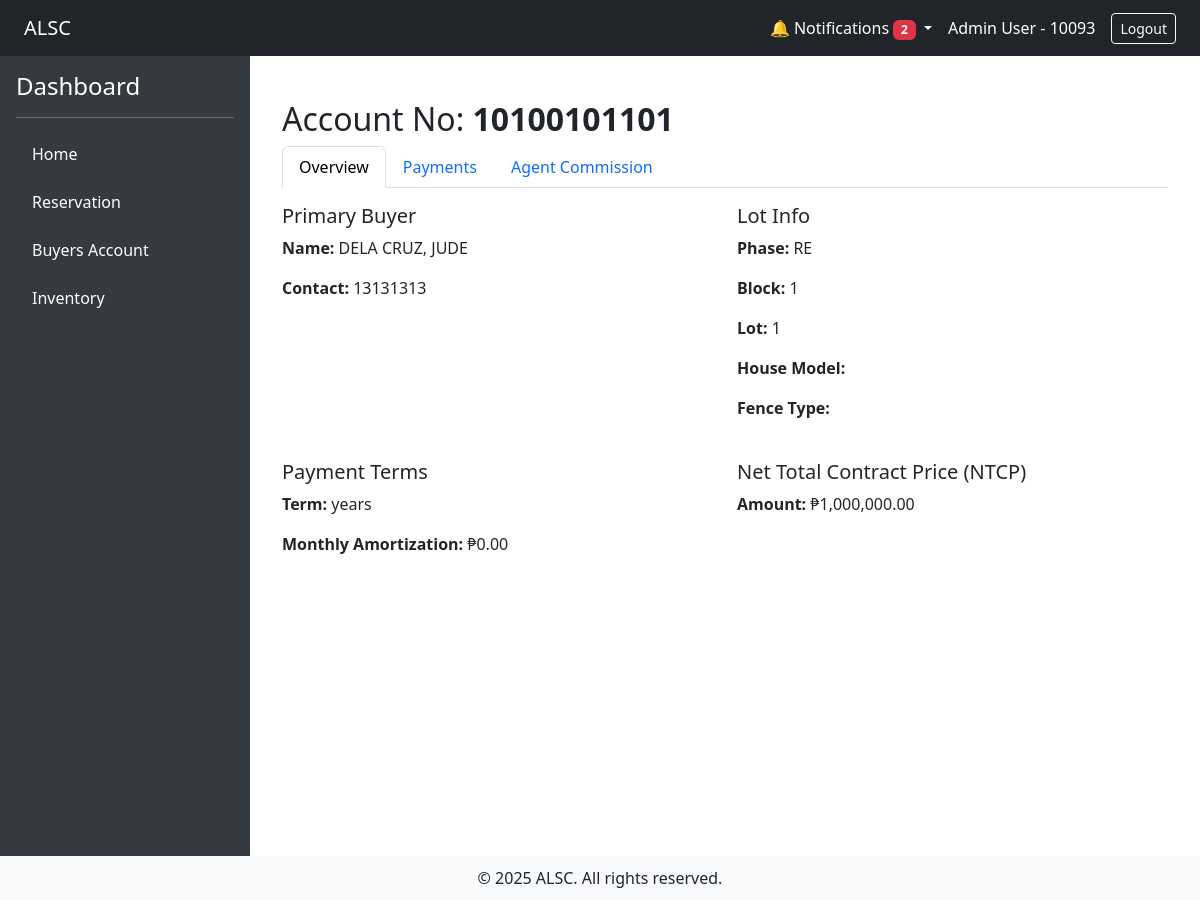
The page /?url=buyersaccount/show/10100101101 (signed in) on the database its author committed.
### tables this page shows
CREATE TABLE `buyers_account` (
  `account_no` bigint(20) UNSIGNED NOT NULL,
  `lot_id` int(11) NOT NULL,
  `date_of_sale` date NOT NULL DEFAULT curdate(),
  `account_status` varchar(50) NOT NULL DEFAULT 'Active',
  `account_type` varchar(50) NOT NULL,
  `account_type_secondary` varchar(50) DEFAULT NULL,
  `lot_area` decimal(10,2) DEFAULT NULL,
  `lot_price_per_sqm` decimal(12,2) DEFAULT NULL,
  `lot_discount_percent` decimal(5,2) DEFAULT NULL,
  `lot_discount_amount` decimal(12,2) DEFAULT NULL,
  `house_model` varchar(100) DEFAULT NULL,
  `floor_area` decimal(10,2) DEFAULT NULL,
  `house_price_per_sqm` decimal(12,2) DEFAULT NULL,
  `house_discount_percent` decimal(5,2) DEFAULT NULL,
  `house_discount_amount` decimal(12,2) DEFAULT NULL,
  `fence_cost` decimal(10,2) DEFAULT NULL,
  `add_cost` decimal(10,2) DEFAULT NULL,
  `tcp_discount_percent` decimal(5,2) DEFAULT NULL,
  `tcp_discount_amount` decimal(12,2) DEFAULT NULL,
  `total_contract_price` decimal(14,2) DEFAULT NULL,
  `vat_amount` decimal(12,2) DEFAULT NULL,
  `net_total_contract_price` decimal(14,2) DEFAULT NULL,
  `reservation_fee` decimal(12,2) DEFAULT NULL,
  `payment_type_primary` varchar(100) DEFAULT NULL,
  `payment_type_secondary` varchar(100) DEFAULT NULL,
  `down_payment_percent` decimal(5,2) DEFAULT NULL,
  `net_down_payment` decimal(12,2) DEFAULT NULL,
  `number_of_payments` int(11) DEFAULT NULL,
  `monthly_down_payment` decimal(12,2) DEFAULT NULL,
  `first_down_payment_date` date DEFAULT NULL,
  `full_down_payment_due_date` date DEFAULT NULL,
  `amount_financed` decimal(14,2) DEFAULT NULL,
  `financing_terms_months` int(11) DEFAULT NULL,
  `interest_rate` decimal(5,2) DEFAULT NULL,
  `fixed_factor` decimal(10,6) DEFAULT NULL,
  `monthly_amortization` decimal(14,2) DEFAULT NULL,
  `amortization_start_date` date DEFAULT NULL,
  `has_retention` tinyint(1) DEFAULT 0,
  `is_restructured` tinyint(1) DEFAULT 0,
  `has_changed_terms` tinyint(1) DEFAULT 0,
  `account_active_status` tinyint(1) DEFAULT 1 COMMENT '0=Backout, 1=Active, 2=Transferred',
  `backout_date` date DEFAULT NULL,
  `remarks` text DEFAULT NULL,
  `created_at` timestamp NOT NULL DEFAULT current_timestamp(),
  `updated_at` timestamp NOT NULL DEFAULT current_timestamp() ON UPDATE current_timestamp()
);

CREATE TABLE `buyers_account_buyer` (
  `account_buyer_id` int(11) NOT NULL,
  `account_no` bigint(20) UNSIGNED DEFAULT NULL,
  `relationship_type` varchar(50) DEFAULT NULL,
  `is_primary` tinyint(1) DEFAULT 0,
  `last_name` varchar(255) NOT NULL,
  `first_name` varchar(255) NOT NULL,
  `middle_name` varchar(255) NOT NULL,
  `suffix_name` varchar(255) NOT NULL,
  `address` varchar(255) NOT NULL,
  `zip_code` varchar(255) NOT NULL,
  `address_abroad` text NOT NULL,
  `birthdate` date NOT NULL,
  `age` int(11) NOT NULL,
  `viber` varchar(25) NOT NULL,
  `gender` text NOT NULL,
  `civil_status` text NOT NULL,
  `citizenship` varchar(255) NOT NULL,
  `id_presented` varchar(255) NOT NULL,
  `tin_no` varchar(255) NOT NULL,
  `email` varchar(255) NOT NULL,
  `contact_no` varchar(100) NOT NULL,
  `contact_abroad` varchar(100) NOT NULL
);

CREATE TABLE `t_projects` (
  `c_code` smallint(6) NOT NULL,
  `c_project_code` smallint(6) NOT NULL,
  `c_name` text DEFAULT NULL,
  `c_acronym` text DEFAULT NULL,
  `c_address` text DEFAULT NULL,
  `c_province` text DEFAULT NULL,
  `c_status` smallint(6) DEFAULT NULL,
  `c_zip` smallint(6) DEFAULT NULL,
  `c_rate` double DEFAULT NULL,
  `c_reservation` double DEFAULT NULL
);

CREATE TABLE `lots` (
  `id` int(11) NOT NULL,
  `site_id` smallint(6) DEFAULT NULL,
  `block` smallint(6) DEFAULT NULL,
  `lot` smallint(6) DEFAULT NULL,
  `lot_area` decimal(10,2) DEFAULT NULL,
  `price_per_sqm` decimal(10,2) DEFAULT NULL,
  `status` varchar(50) DEFAULT NULL,
  `remarks` text DEFAULT NULL,
  `title` varchar(255) DEFAULT NULL,
  `title_owner` varchar(255) DEFAULT NULL,
  `previous_owner` varchar(255) DEFAULT NULL,
  `created_at` timestamp NOT NULL DEFAULT current_timestamp()
);

### app/controllers/buyersaccount_controller.php (called while the page is built, shortened)
<?php
require_once __DIR__ . '/../models/BuyersAccountModel.php';
class BuyersAccount extends Controller
{
    public function show($account_no)
    {
        $account = BuyersAccountModel::find($account_no);
        return $this->view('buyers_account/show', compact('account','co_buyers', 'commissions', 'payments'));
    }
}

### app/core/App.php (called while the page is built, shortened)
<?php
class App
{
    protected $method = 'index';
    public function __construct()
    {
        $url = $this->parseUrl();
        if ($url) {
            if (file_exists(__DIR__ . '/../controllers/' . $url[0] . '_controller.php')) {
                unset($url[0]);
            }
        }
        $this->controller = new $this->controller;
        if (isset($url[1])) {
            if (method_exists($this->controller, $url[1])) {
                $this->method = $url[1];
                unset($url[1]);
            }else $this->method = "notfound";
        }
        $this->params = $url ? array_values($url) : [];
        call_user_func_array([$this->controller, $this->method], $this->params);
    }
    public function parseUrl()
    {
        if (isset($_GET['url'])) {
            return explode('/', filter_var(rtrim($_GET['url'], '/'), FILTER_SANITIZE_URL));
        }
    }
}

### index.php (called while the page is built, shortened)
<?php
$app = new App;

### app/config/Connection.php (called while the page is built, shortened)
<?php
class Connection
{
    private static $instance;
    private $conn;
    public function __construct()
    {
        try {
            $dbh = "mysql:host=". DB_HOST .";dbname=". DB_NAME ;
            $this->conn = new PDO($dbh, DB_USER , DB_PASS);
            $this->conn->setAttribute(PDO::ATTR_ERRMODE, PDO::ERRMODE_EXCEPTION);
        } catch (PDOException $e) {
            echo "Connection failed: " . $e->getMessage();
        }
    }
    public static function getInstance()
    {
        if (!self::$instance) {
            self::$instance = new Connection();
        }
        return self::$instance;
    }
    public function getConnection()
    {
        return $this->conn;
    }
}

### app/models/BuyersAccountModel.php (called while the page is built, shortened)
<?php
require_once __DIR__ . '/../core/Model.php';
class BuyersAccountModel extends Model
{
    public static function find($account_no)
    {
        $instance = new static();
        $stmt = $instance->db->prepare("
            SELECT
                ba.*,
                b.*,
                l.site_id,
                p.c_acronym AS project_acronym,  -- The converted site_id
                l.block,
                l.lot,
                h.model,
                f.fence_type,
                a.cost
            FROM
                buyers_account ba
            LEFT JOIN buyers_account_buyer b
                ON ba.account_no = b.account_no AND b.is_primary = TRUE
            LEFT JOIN lots l
                ON ba.lot_id = l.id
            LEFT JOIN houses h
                ON l.id = h.lot_id
            LEFT JOIN fences f
                ON l.id = f.lot_id
            LEFT JOIN additional_costs a
                ON l.id = a.lot_id
            LEFT JOIN t_projects p
                ON l.site_id = p.c_code
            WHERE
                ba.account_no = ?
        ");
        $stmt->execute([$account_no]);
        return $stmt->fetch(PDO::FETCH_OBJ);
    }
}

### app/core/Model.php (called while the page is built, shortened)
<?php
class Model
{
    public function __construct()
    {
        $this->db = Connection::getInstance()->getConnection();
    }
}

### app/views/buyers_account/show.php (the view, shortened to what this page needs)
<div class="container mt-4">
  <h2>Account No: <strong><?= htmlspecialchars($account->account_no); ?></strong></h2>
  <ul class="nav nav-tabs" id="buyerAccountTabs" role="tablist">
    <li class="nav-item" role="presentation">
      <button class="nav-link active" id="overview-tab" data-bs-toggle="tab" data-bs-target="#overview" type="button" role="tab">Overview</button>
    </li>
    <li class="nav-item" role="presentation">
      <button class="nav-link" id="payments-tab" data-bs-toggle="tab" data-bs-target="#payments" type="button" role="tab">Payments</button>
    </li>
    <li class="nav-item" role="presentation">
      <button class="nav-link" id="commissions-tab" data-bs-toggle="tab" data-bs-target="#commissions" type="button" role="tab">Agent Commission</button>
    </li>
  </ul>
  <div class="tab-content mt-3">
    <div class="tab-pane fade show active" id="overview" role="tabpanel">
      <div class="row">
        <div class="col-md-6">
          <h5>Primary Buyer</h5>
          <p><strong>Name:</strong> <?= htmlspecialchars($account->last_name  ?? 'N/A'); ?>, <?= htmlspecialchars($account->first_name  ?? 'N/A'); ?></p>
          <p><strong>Contact:</strong> <?= htmlspecialchars($account->contact_no ?? 'N/A'); ?></p>
        </div>
        <div class="col-md-6">
          <h5>Lot Info</h5>
          <p><strong>Phase:</strong> <?= htmlspecialchars($account->project_acronym ?? ''); ?></p>
          <p><strong>Block:</strong> <?= htmlspecialchars($account->block ?? ''); ?> </p>
          <p><strong>Lot:</strong> <?= htmlspecialchars($account->lot ?? ''); ?></p>
          <p><strong>House Model:</strong> <?= htmlspecialchars($account->model ?? ''); ?></p>
          <p><strong>Fence Type:</strong> <?= htmlspecialchars($account->fence_type ?? ''); ?></p>
        </div>
      </div>
      <div class="row mt-4">
        <div class="col-md-6">
          <h5>Payment Terms</h5>
          <p><strong>Term:</strong> <?= htmlspecialchars($account->term_years ?? ''); ?> years</p>
          <p><strong>Monthly Amortization:</strong> ₱<?= number_format($account->monthly_amortization ?? 0, 2); ?></p>
        </div>
        <div class="col-md-6">
          <h5>Net Total Contract Price (NTCP)</h5>
          <p><strong>Amount:</strong> ₱<?= number_format($account->total_contract_price ?? 0, 2); ?></p>
        </div>
      </div>
    </div>
  </div>
</div>

### app/views/layouts/main.php (style rules this page uses)
body { min-height: 100vh; display: flex; flex-direction: column; }

### rows shown on the page
buyers_account: buyers_account_buyer.account_no "10100101101", buyers_account_buyer.last_name "DELA CRUZ", buyers_account_buyer.first_name "JUDE", buyers_account_buyer.contact_no "13131313", t_projects.c_acronym "RE", lot.block "1", lot.lot "1", monthly_amortization "0.00", total_contract_price "1,000,000.00"

### other values the page prints
$unreadCount "2"
$_SESSION['user']['name'] "Admin User"
$_SESSION['user']['employee_id'] "10093"
